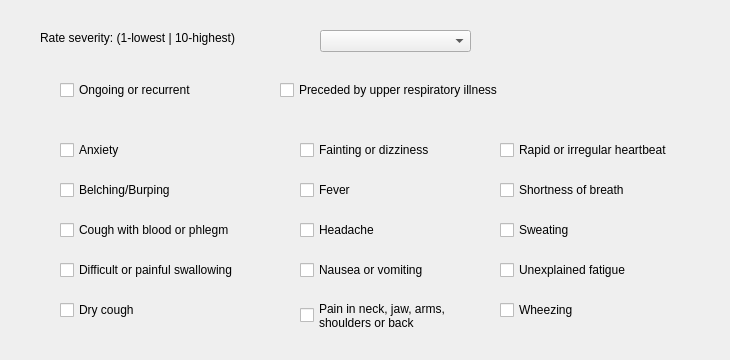
    <widget class="QWidget" name="t1">
     <attribute name="title">
      <string>Chest Pain</string>
     </attribute>
     <widget class="QCheckBox" name="cb16">
      <property name="geometry">
       <rect>
        <x>300</x>
        <y>280</y>
        <width>181</width>
        <height>71</height>
       </rect>
      </property>
      <property name="text">
       <string>Pain in neck, jaw, arms,
shoulders or back </string>
      </property>
     </widget>
     <widget class="QLabel" name="label_13">
      <property name="geometry">
       <rect>
        <x>40</x>
        <y>30</y>
        <width>271</width>
        <height>16</height>
       </rect>
      </property>
      <property name="text">
       <string>Rate severity: (1-lowest | 10-highest)</string>
      </property>
     </widget>
     <widget class="QCheckBox" name="cb17">
      <property name="geometry">
       <rect>
        <x>500</x>
        <y>300</y>
        <width>191</width>
        <height>20</height>
       </rect>
      </property>
      <property name="text">
       <string>Wheezing </string>
      </property>
     </widget>
     <widget class="QCheckBox" name="cb04">
      <property name="geometry">
       <rect>
        <x>300</x>
        <y>140</y>
        <width>171</width>
        <height>20</height>
       </rect>
      </property>
      <property name="text">
       <string>Fainting or dizziness </string>
      </property>
     </widget>
     <widget class="QCheckBox" name="cb06">
      <property name="geometry">
       <rect>
        <x>60</x>
        <y>180</y>
        <width>171</width>
        <height>20</height>
       </rect>
      </property>
      <property name="text">
       <string>Belching/Burping </string>
      </property>
     </widget>
     <widget class="QCheckBox" name="cb01">
      <property name="geometry">
       <rect>
        <x>60</x>
        <y>80</y>
        <width>191</width>
        <height>20</height>
       </rect>
      </property>
      <property name="text">
       <string>Ongoing or recurrent </string>
      </property>
     </widget>
     <widget class="QCheckBox" name="cb03">
      <property name="geometry">
       <rect>
        <x>60</x>
        <y>140</y>
        <width>181</width>
        <height>20</height>
       </rect>
      </property>
      <property name="text">
       <string>Anxiety </string>
      </property>
     </widget>
     <widget class="QCheckBox" name="cb14">
      <property name="geometry">
       <rect>
        <x>500</x>
        <y>260</y>
        <width>191</width>
        <height>20</height>
       </rect>
      </property>
      <property name="text">
       <string>Unexplained fatigue </string>
      </property>
     </widget>
     <widget class="QCheckBox" name="cb05">
      <property name="geometry">
       <rect>
        <x>500</x>
        <y>140</y>
        <width>221</width>
        <height>20</height>
       </rect>
      </property>
      <property name="text">
       <string>Rapid or irregular heartbeat </string>
      </property>
     </widget>
     <widget class="QCheckBox" name="cb09">
      <property name="geometry">
       <rect>
        <x>60</x>
        <y>220</y>
        <width>221</width>
        <height>20</height>
       </rect>
      </property>
      <property name="text">
       <string>Cough with blood or phlegm </string>
      </property>
     </widget>
     <widget class="QCheckBox" name="cb13">
      <property name="geometry">
       <rect>
        <x>300</x>
        <y>260</y>
        <width>191</width>
        <height>20</height>
       </rect>
      </property>
      <property name="text">
       <string>Nausea or vomiting </string>
      </property>
     </widget>
     <widget class="QCheckBox" name="cb15">
      <property name="geometry">
       <rect>
        <x>60</x>
        <y>300</y>
        <width>151</width>
        <height>20</height>
       </rect>
      </property>
      <property name="text">
       <string>Dry cough </string>
      </property>
     </widget>
     <widget class="QCheckBox" name="cb02">
      <property name="geometry">
       <rect>
        <x>280</x>
        <y>80</y>
        <width>301</width>
        <height>20</height>
       </rect>
      </property>
      <property name="text">
       <string>Preceded by upper respiratory illness</string>
      </property>
     </widget>
     <widget class="QComboBox" name="combo1">
      <property name="geometry">
       <rect>
        <x>320</x>
        <y>30</y>
        <width>151</width>
        <height>22</height>
       </rect>
      </property>
     </widget>
     <widget class="QCheckBox" name="cb10">
      <property name="geometry">
       <rect>
        <x>300</x>
        <y>220</y>
        <width>151</width>
        <height>20</height>
       </rect>
      </property>
      <property name="text">
       <string>Headache</string>
      </property>
     </widget>
     <widget class="QCheckBox" name="cb11">
      <property name="geometry">
       <rect>
        <x>500</x>
        <y>220</y>
        <width>141</width>
        <height>20</height>
       </rect>
      </property>
      <property name="text">
       <string>Sweating </string>
      </property>
     </widget>
     <widget class="QCheckBox" name="cb12">
      <property name="geometry">
       <rect>
        <x>60</x>
        <y>260</y>
        <width>221</width>
        <height>20</height>
       </rect>
      </property>
      <property name="text">
       <string>Difficult or painful swallowing </string>
      </property>
     </widget>
     <widget class="QCheckBox" name="cb08">
      <property name="geometry">
       <rect>
        <x>500</x>
        <y>180</y>
        <width>191</width>
        <height>20</height>
       </rect>
      </property>
      <property name="text">
       <string>Shortness of breath </string>
      </property>
     </widget>
     <widget class="QCheckBox" name="cb07">
      <property name="geometry">
       <rect>
        <x>300</x>
        <y>180</y>
        <width>171</width>
        <height>20</height>
       </rect>
      </property>
      <property name="text">
       <string>Fever</string>
      </property>
     </widget>
    </widget>
